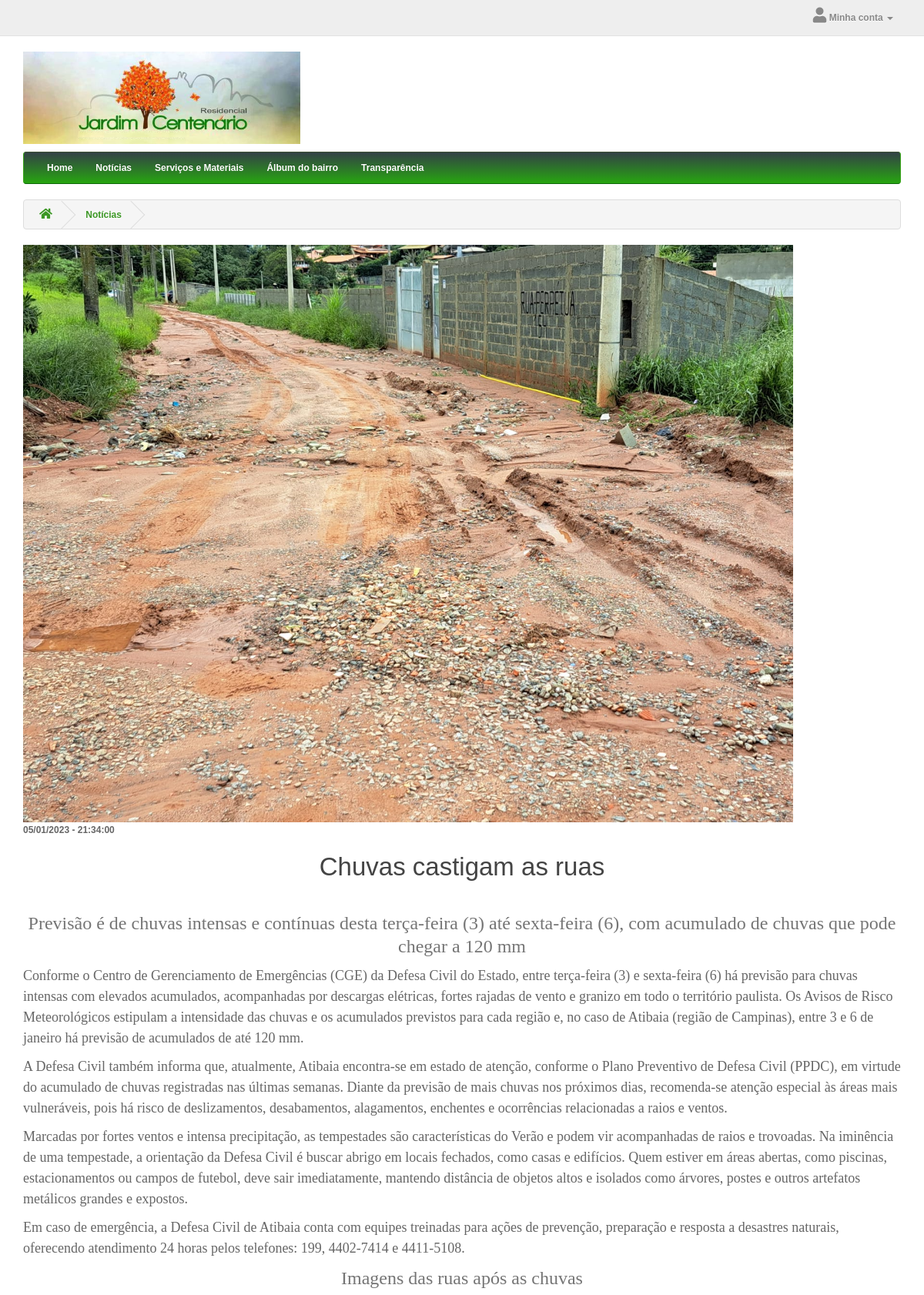
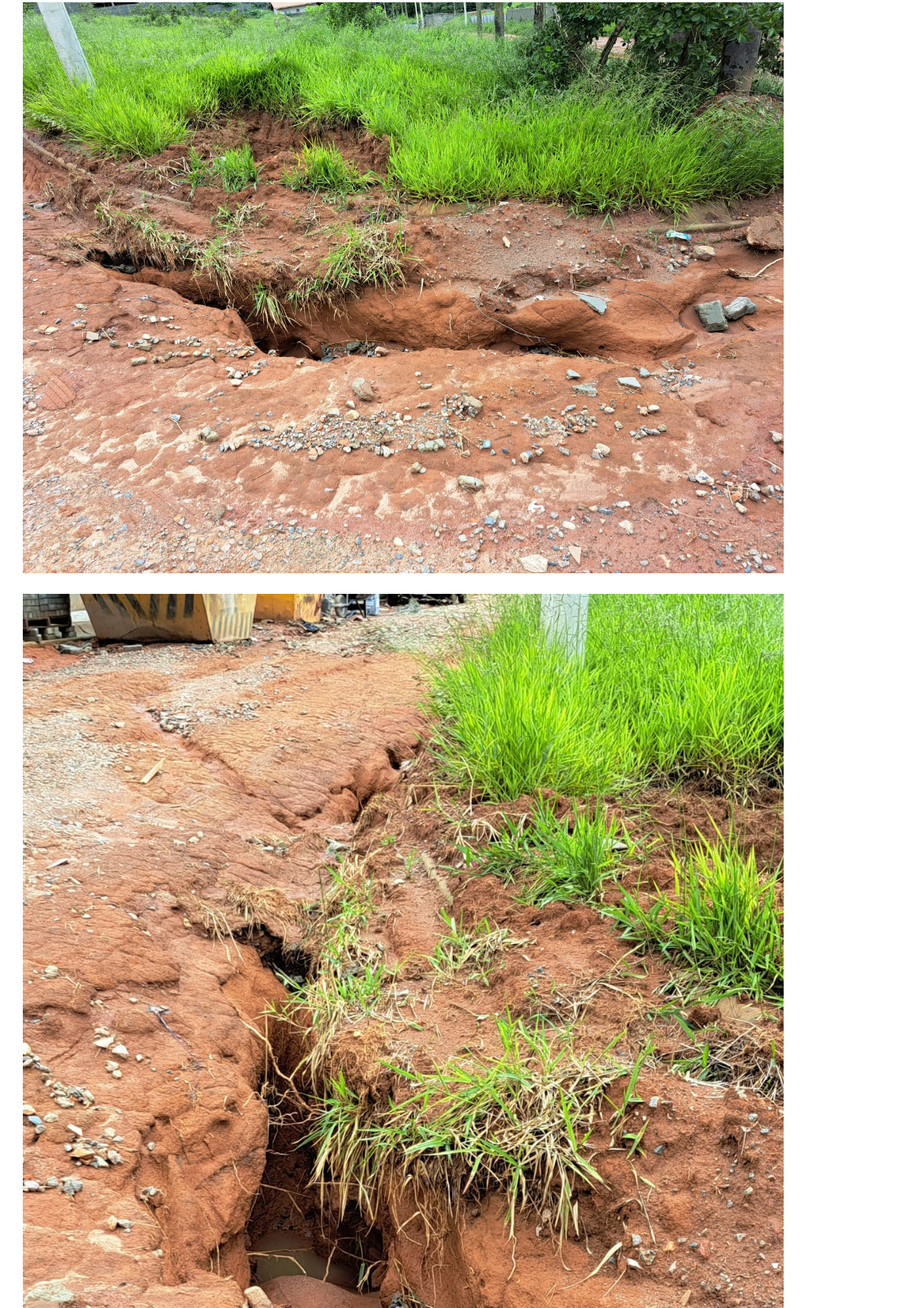
Page /noticia-page?id=2 (upper part) on the committed database (2 pictures, top to bottom).
### tables this page shows
CREATE TABLE `categoria` (
  `id` int(10) unsigned NOT NULL AUTO_INCREMENT COMMENT 'Id da categoria',
  `parent_id` int(10) unsigned NOT NULL DEFAULT '0' COMMENT 'Id da categoria Pai',
  `name` varchar(255) NOT NULL DEFAULT '' COMMENT 'Nome da categoria',
  `page` varchar(100) NOT NULL DEFAULT '' COMMENT 'Pagina de direcionamento',
  `status` tinyint(1) NOT NULL DEFAULT '1' COMMENT 'Status 1=Ativo 0 = Inativo',
  `sort_order` int(2) unsigned NOT NULL DEFAULT '0' COMMENT 'Sort order',
  PRIMARY KEY (`id`),
  KEY `fk_parent_category` (`parent_id`)
);

CREATE TABLE `noticia` (
  `id` int(10) unsigned NOT NULL AUTO_INCREMENT COMMENT 'id da noticia',
  `titulo` varchar(150) NOT NULL DEFAULT '' COMMENT 'titulo da noticia',
  `conteudo` text NOT NULL COMMENT 'conteudo da noticia',
  `data_noticia` datetime NOT NULL DEFAULT '0000-00-00 00:00:00' COMMENT 'data da noticia',
  `url_foto_noticia` varchar(250) NOT NULL DEFAULT '' COMMENT 'url da foto da noticia',
  PRIMARY KEY (`id`)
);

### classes/service/CategoriaService.php (called while the page is built, shortened)
<?php
require_once 'classes/dao/CategoriaDAO.php';
require_once 'classes/dto/CategoriaDTO.php';
class CategoriaService {
    public static $instancia = null;
    public static function getInstancia() {
        if (self::$instancia == NULL) {
            self::$instancia = new CategoriaService();
        }
        return self::$instancia;
    }
    public function obterCategoriasAtivas(){
        $retorno = array();
        try {
            $categoriasPai =
                CategoriaDAO::getInstancia()->obterTodasCategoriasAtivas(0);
            foreach ( $categoriasPai as $catPai ){
                $categoriaPaiDTO = new CategoriaDTO();
                $categoriaPaiDTO->setId($catPai->getId());
                $categoriaPaiDTO->setNome($catPai->getNome());
                $categoriaPaiDTO->setPage($catPai->getPage());
                $catFilhas = array();
                $categoriasFilhas =
                    CategoriaDAO::getInstancia()->obterTodasCategoriasAtivas($catPai->getId());
                $categoriaPaiDTO->setSubCategorias($catFilhas);
                $retorno[] = $categoriaPaiDTO;
            }
        } catch (Exception $e){
            Log4Php::logarFatal("Erro ao obter as categorias ativas: ". $e->getMessage());
            throw $e;
        }
        return $retorno;
    }
}

### classes/dao/CategoriaDAO.php (called while the page is built, shortened)
<?php
require_once 'classes/dto/CategoriaDTO.php';
class CategoriaDAO extends DAO {
    public function obterTodasCategoriasAtivas($idCategoria){
        $retorno = array();
        try {
            $pdo = self::obterConexaoBaseDados();
            $sql = "SELECT * FROM categoria WHERE parent_id = ".$idCategoria." AND status = 1 ORDER BY sort_order";
            $stm = $pdo->query($sql);
            if ($stm->rowCount() > 0) {
                while ($linha = $stm->fetch(PDO::FETCH_ASSOC)) {
                    $categoria = new CategoriaDTO();
                    $categoria->setId($linha['id']);
                    $categoria->setNome($linha['name']);
                    $categoria->setPage($linha['page']);
                    $retorno[] = $categoria;
                }
            }
        } catch (Exception $erro){
            Log4Php::logarFatal("Erro ao obter categorias: ". $erro->getMessage());
        }
        return $retorno;
    }
}

### classes/dto/CategoriaDTO.php (called while the page is built, shortened)
<?php
class CategoriaDTO {
    private $id;
    private $nome;
    private $page;
    private $subCategorias;
    public function getPage()
    {
        return $this->page;
    }
    public function setPage($page)
    {
        $this->page = $page;
    }
    public function getId()
    {
        return $this->id;
    }
    public function getNome()
    {
        return $this->nome;
    }
    public function getSubCategorias()
    {
        return $this->subCategorias;
    }
    public function setId($id)
    {
        $this->id = $id;
    }
    public function setNome($nome)
    {
        $this->nome = $nome;
    }
    public function setSubCategorias($subCategorias)
    {
        $this->subCategorias = $subCategorias;
    }
}

### classes/dao/NoticiaDAO.php (called while the page is built, shortened)
<?php
require_once 'classes/dto/NoticiaDTO.php';
class NoticiaDAO extends DAO {
    public function obterNoticiaPorId($id){
        $retorno = null;
        try {
            $pdo = self::obterConexaoBaseDados();
            $sql = "SELECT id, titulo, conteudo, date_format(data_noticia,'%d/%m/%Y - %T') AS data_noticia, url_foto_noticia FROM noticia WHERE id = {$id}";
            $stm = $pdo->query($sql);
            if ($stm->rowCount() > 0) {
                if ($linha = $stm->fetch(PDO::FETCH_ASSOC)) {
                    $noticia = new NoticiaDTO();
                    $noticia->setId($linha['id']);
                    $noticia->setTitulo($linha['titulo']);
                    $noticia->setConteudo($linha['conteudo']);
                    $noticia->setData($linha['data_noticia']);
                    $noticia->setFoto($linha['url_foto_noticia']);
                    $retorno = $noticia;
                }
            }
        } catch (Exception $erro){
            Log4Php::logarFatal("Erro ao obter noticia: ". $erro->getMessage());
        }
        return $retorno;
    }
}

### classes/dto/NoticiaDTO.php (called while the page is built, shortened)
<?php
class NoticiaDTO {
    private $titulo;
    private $conteudo;
    private $data;
    private $foto;
    public function getTitulo()
    {
        return $this->titulo;
    }
    public function getConteudo()
    {
        return $this->conteudo;
    }
    public function getData()
    {
        return $this->data;
    }
    public function getFoto()
    {
        return $this->foto;
    }
    public function setTitulo($titulo)
    {
        $this->titulo = $titulo;
    }
    public function setConteudo($conteudo)
    {
        $this->conteudo = $conteudo;
    }
    public function setData($data)
    {
        $this->data = $data;
    }
    public function setFoto($foto)
    {
        $this->foto = $foto;
    }
}

### noticia-page.php (the view, shortened to what this page needs)
<?php
include_once 'template.php';
require_once 'classes/dao/NoticiaDAO.php';
$noticia = NoticiaDAO::getInstancia()->obterNoticiaPorId($_GET['id']);
?>
<div id="common-home" class="container">
	<ul class="breadcrumb">
		<li>
			<a href="">
				<i class="fa fa-home"></i>
			</a>
		</li>
		<li>
			<a href="noticias">Notícias</a>
		</li>
	</ul>
  	<div class="row">
		<div id="content" class="col-sm-12">
			<div>
				<main id="main" class="site-main">
					<article>
						<div>
							<div>
								<div>
									<img width="1000" height="525" src="<?php echo $noticia->getFoto(); ?> " class="img-responsive">
								</div>
							</div>
							<div><?php echo $noticia->getData(); ?> </div>
							<header>
								<h1 style="text-align: center;"><?php echo $noticia->getTitulo(); ?></h1>
							</header>
							<br/>
							<div class="entry-content" itemprop="text">
								<?php echo $noticia->getConteudo(); ?>
							</div>
						</div>
					</article>
				</main>
			</div>
		</div>
	</div>
	<br/>
	<br>
</div>
<?php include_once 'footer.php'; ?>

### category-nav.php (shortened to what this page needs)
<?php
    require_once 'classes/service/CategoriaService.php';
    $categorias = CategoriaService::getInstancia()->obterCategoriasAtivas();
?>
<div class="container">
	<nav id="menu" class="navbar">
		<div class="collapse navbar-collapse navbar-ex1-collapse">
			<ul class="nav navbar-nav">
				<li>
					<a href="">Home</a>
				</li>
				<?php
				foreach ($categorias as $category){
                    if(count($category->getSubCategorias()) > 0){ ?>
                		<li class="dropdown">
                            <a href="<?php echo $category->getPage(); ?>" class="dropdown-toggle" data-toggle="dropdown"><?php echo $category->getNome() ?></a>
            				<div class="dropdown-menu">
                                <div class="dropdown-inner">
                                    <ul class="list-unstyled">
                                    	<?php
                                    	   foreach ($category->getSubCategorias() as $subCategory){
                                        ?>
                                        <li>
                                            <a href="<?php echo $category->getPage(); ?>"><?php echo $subCategory->getNome(); ?></a>
                                        </li>
                                        <?php } ?>
                                    </ul>
                                </div>
                            </div>
        				</li>
				<?php } else { ?>
						<li>
							<a href="<?php echo $category->getPage(); ?>"><?php echo $category->getNome() ?></a>
						</li>
				<?php } ?>
			<?php }?>
			</ul>
		</div>
	</nav>
</div>

### css/global.css (style rules this page uses)
.entry-content { font-size: 18px; line-height: 1.5; font-family: "Verdana"; font-weight: normal; }
.entry-content h4 { font-size: 1.3333333333333333em; color: #757575; font-weight: 400; line-height: 1.25; }

### css/stylesheet.css (style rules this page uses)
html, body { height: 100%; font-family: 'Open Sans', sans-serif; font-weight: 550; color: #666; font-size: 12px; line-height: 20px; width: 100%; }
h1, h2, h3, h4, h5, h6 { color: #444; }
.fa { font-size: 20px; }
h1 { font-size: 33px; }
h4 { font-size: 15px; }
a { color: #3c9725; }
#menu { background-color: #35de0d; background-image: linear-gradient(to bottom, #334146, #27a510); background-repeat: repeat-x; border-color: #3d5233 #39a519 #0d6709; min-height: 40px; }
#menu .nav > li > a { color: #fff; text-shadow: 0 -1px 0 rgba(0, 0, 0, 0.25); padding: 10px 15px 10px 15px; min-height: 15px; background-color: transparent; }
#content { min-height: 600px; }
.breadcrumb { padding: 8px 0px 8px 0px; border: 1px solid #ddd; white-space: nowrap; overflow: hidden; }
.breadcrumb i { font-size: 15px; }
.breadcrumb > li { text-shadow: 0 1px 0 #FFF; padding: 0 20px; position: relative; white-space: nowrap; vertical-align: middle; }
.breadcrumb > li + li:before { content: ''; padding: 0; }
.breadcrumb > li:after { content: ''; display: block; position: absolute; top: -3px; right: -5px; width: 26px; height: 26px; border-right: 1px solid #DDD; border-bottom: 1px solid #DDD; -webkit-transform: rotate(-45deg); -moz-transform: rotate(-45deg); -o-transform: rotate(-45deg); transform: rotate(-45deg); }

### rows in the picture
categoria: name "Notícias"
categoria: name "Serviços e Materiais"
categoria: name "Álbum do bairro"
categoria: name "Transparência"
noticia: url_foto_noticia (picture), titulo "Chuvas castigam as ruas", conteudo "Previsão é de chuvas intensas e contínuas desta terça-feira (3) até sexta-feira (6), com acumulado de chuvas que pode chegar a 120 mm Conforme o Centro de Gerenciamento de Emergências (CGE) da Defesa Civil do Estado, entre terça-feira (3) e sexta-feira (6) há previsão para chuvas intensas com elevados acumulados, acompanhadas por descargas elétricas, fortes rajadas de vento e granizo em todo o território paulista. Os Avisos de Risco Meteorológicos estipulam a intensidade das chuvas e os acumulados previstos para cada região e, no caso de Atibaia (região de Campinas), entre 3 e 6 de janeiro há previsão de acumulados de até 120 mm. A Defesa Civil também informa que, atualmente, Atibaia…", conteudo (picture)

### other values in the picture
$noticia->getData() "05/01/2023 - 21:34:00"
